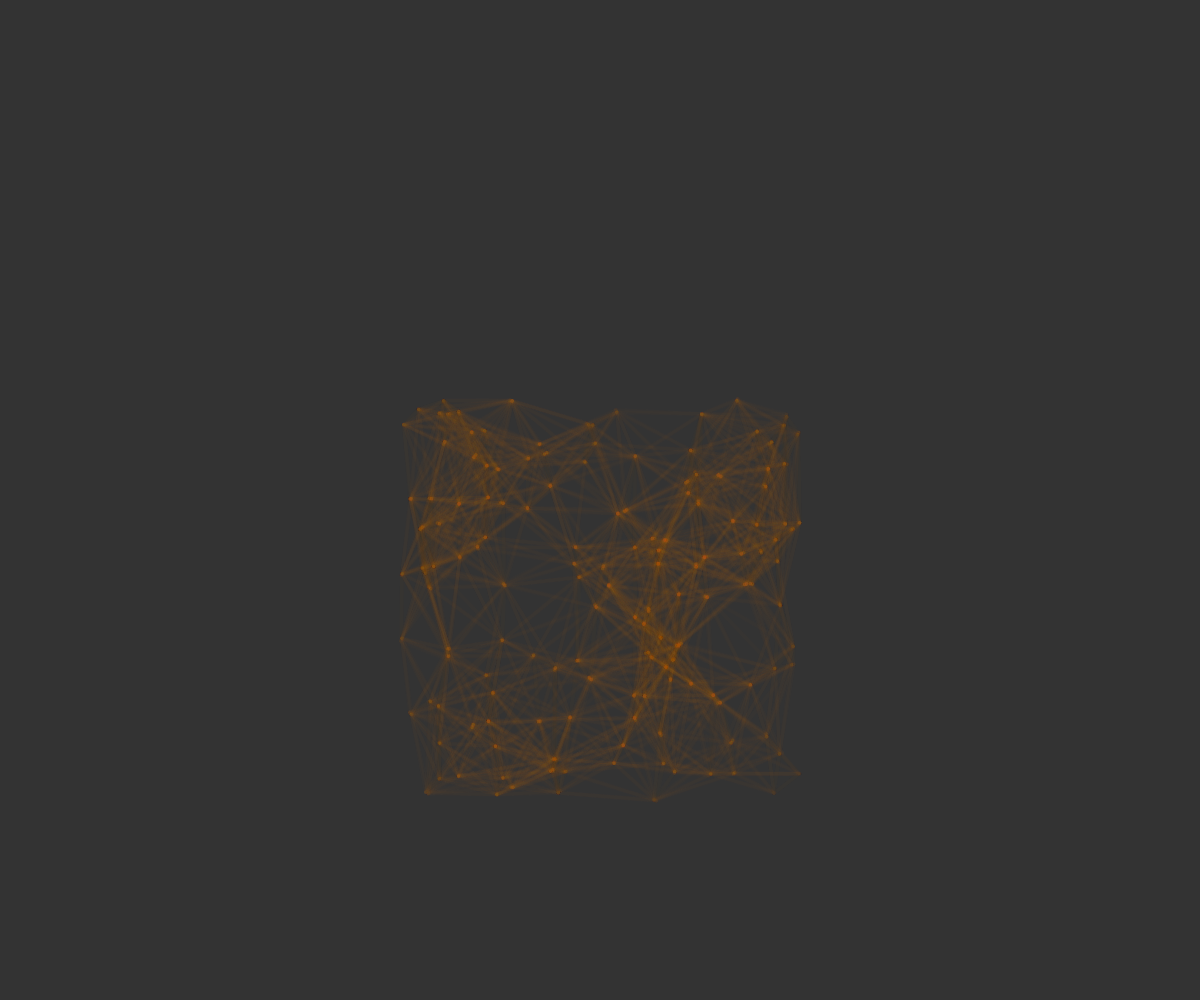
Frame 1 (no input)
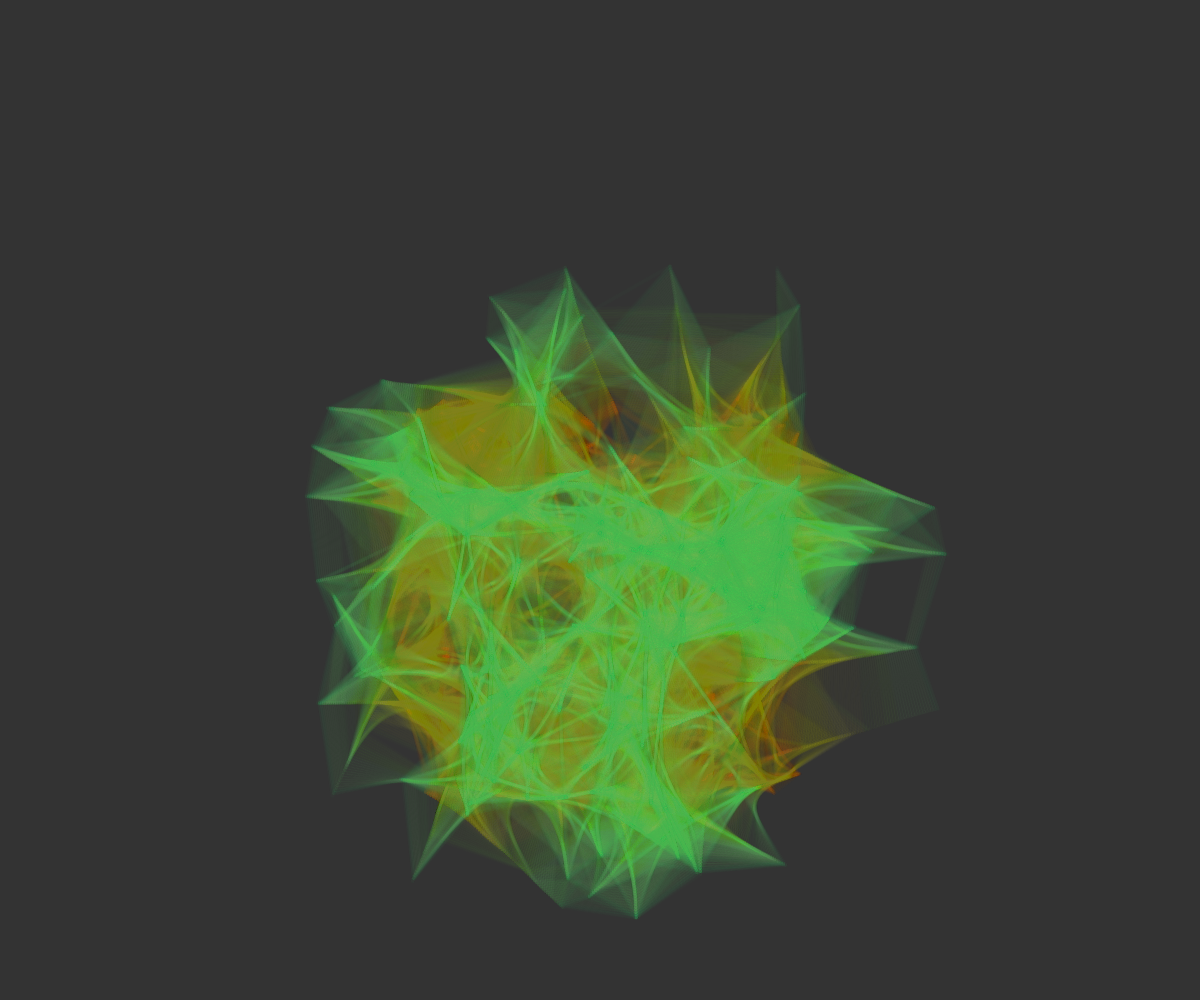
Frame 60 (no input)
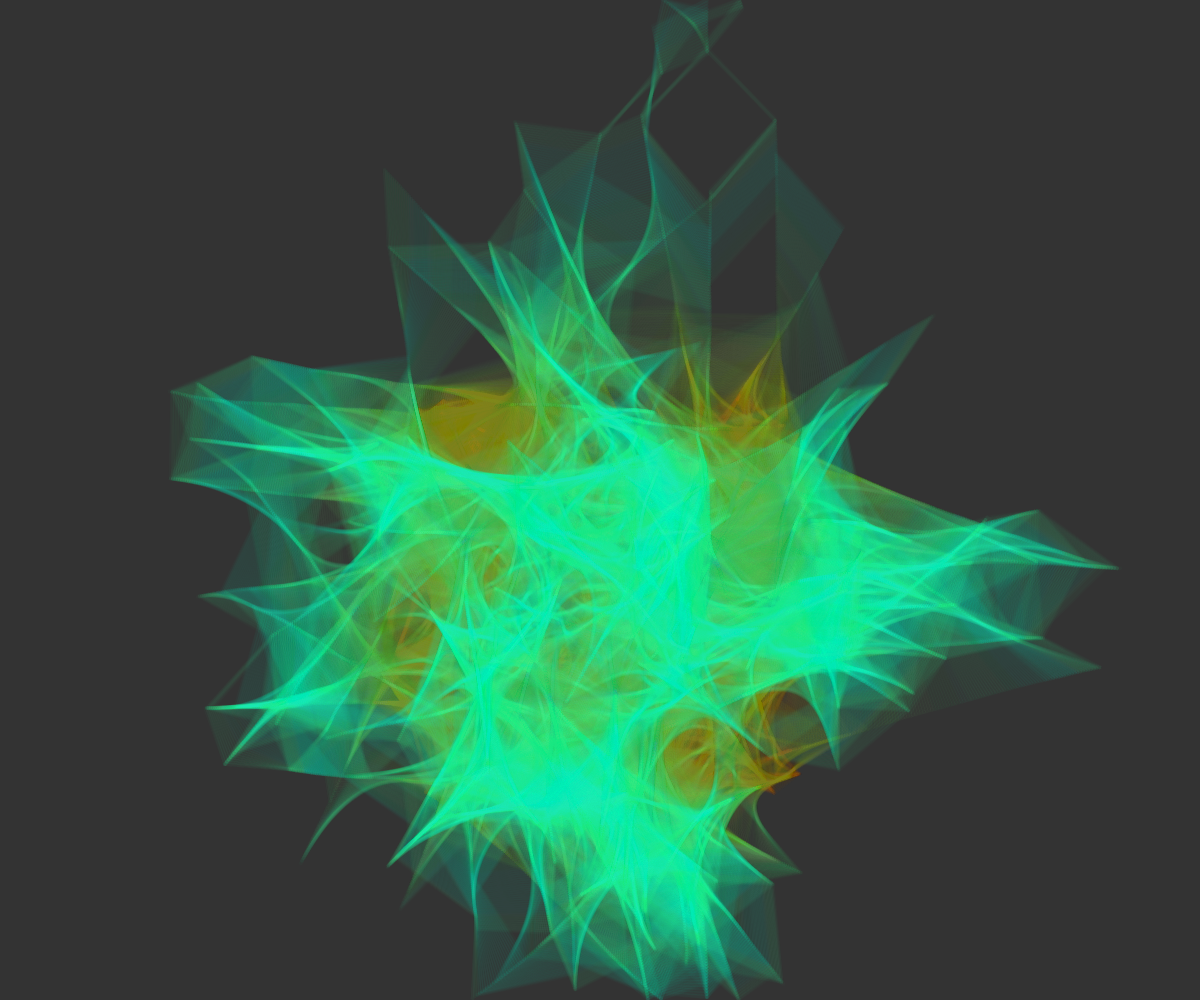
Frame 120 (the mouse pressed at the canvas centre since frame 60)

The p5.js sketch that drew these frames (run headless with seeded random() and noise() and a simulated clock; from frame 60 on, the mouse is pressed at the canvas centre):

// p5.js sketch
// ── sketch.js
let ag = [];
let xoff=0,xoffPass=0.01;
let colors;
let prev=0,act=1
function setup() {
    createCanvas(windowWidth, windowHeight);
    background(51);
    for (let i = 0; i <= 150; i++) ag.push(new agent());
   colors=[color('#B27300'),color('#12FFBE'),color('#FFC00F'),color('#C700CA'),color('#AE00B0')];
}

function draw() {
   // background(51,;);
    strokeWeight(4);
    let c=lerpColor(colors[prev],colors[act],xoff);
    c.setAlpha(5);
    stroke(c);
    if(xoff>1){
    	xoff=0;prev++;act++;


    }
    xoff+=xoffPass;
    for (let a of ag) {

        a.go(ag);
    }
}
class agent {
    constructor() {
        let n=3;
        this.loc = createVector(random(width/n,(n-1)*width/n), random(width/n,(n-1)*width/n));
        // this.loc = createVector(random(width),random(height));
        this.vel = p5.Vector.random2D();
        this.vel.setMag(random(1, 3));
        this.acc = createVector(0, 0);
        this.maxForce = 0.2;
        this.maxSpeed = 4;
    }
    update() {
        this.loc.add(this.vel);
        this.vel.add(this.acc);
        this.acc.mult(0);
    }
    edges() {
        if (this.loc.x > width) this.loc.x = 0;
        else if (this.loc.x < 0) this.loc.x = width;
        else if (this.loc.y > height) this.loc.y = 0;
        else if (this.loc.y < 0) this.loc.y = height;
    }
    collision(arr) {
        for (let a of arr) {
            let d = dist(this.loc.x, this.loc.y, a.loc.x, a.loc.y);
            let angle = this.loc.angleBetween(a.loc);
            if (a != this && d < 100 && angle != 0 && angle != PI) {
                a.vel.rotate(random(-0.009, 0.009));
                this.vel.rotate(random(-0.009, 0.009));
                line(a.loc.x,a.loc.y,this.loc.x,this.loc.y)
            }
        }

    }

    show() {
        push();
        translate(this.loc.x, this.loc.y);
        rotate(this.vel.heading());
        line(0, 0, 100, 0);
        pop();
    }
    go(arr) {
        this.collision(arr);
        this.update();
        this.edges();
        //this.show();
    }
}
